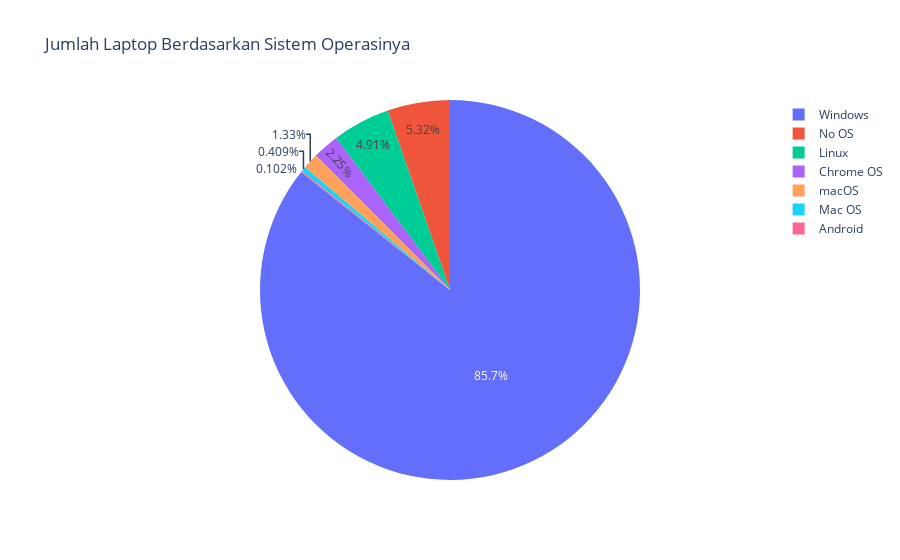

The notebook cell saved with this chart:
### Code cell
grouped_os = laptop.groupby('os').size().reset_index(name = 'counts')

fig = px.pie(grouped_os, values = 'counts', names = 'os', labels={'counts': 'Jumlah Laptop'}, title='Jumlah Laptop Berdasarkan Sistem Operasinya')
fig.show()

### Figure 1 — Plotly figure (JSON) as saved in the notebook; plotly's stock layout.template omitted (floating-point values rounded to 4 significant figures)
{"data": [{"domain": {"x": [0, 1], "y": [0, 1]}, "hovertemplate": "os=%{label}<br>Jumlah Laptop=%{value}<extra></extra>", "labels": ["Android", "Chrome OS", "Linux", "Mac OS", "No OS", "Windows", "macOS"], "legendgroup": "", "name": "", "showlegend": true, "type": "pie", "values": [1, 22, 48, 4, 52, 837, 13]}], "layout": {"legend": {"tracegroupgap": 0}, "title": {"text": "Jumlah Laptop Berdasarkan Sistem Operasinya"}}}
